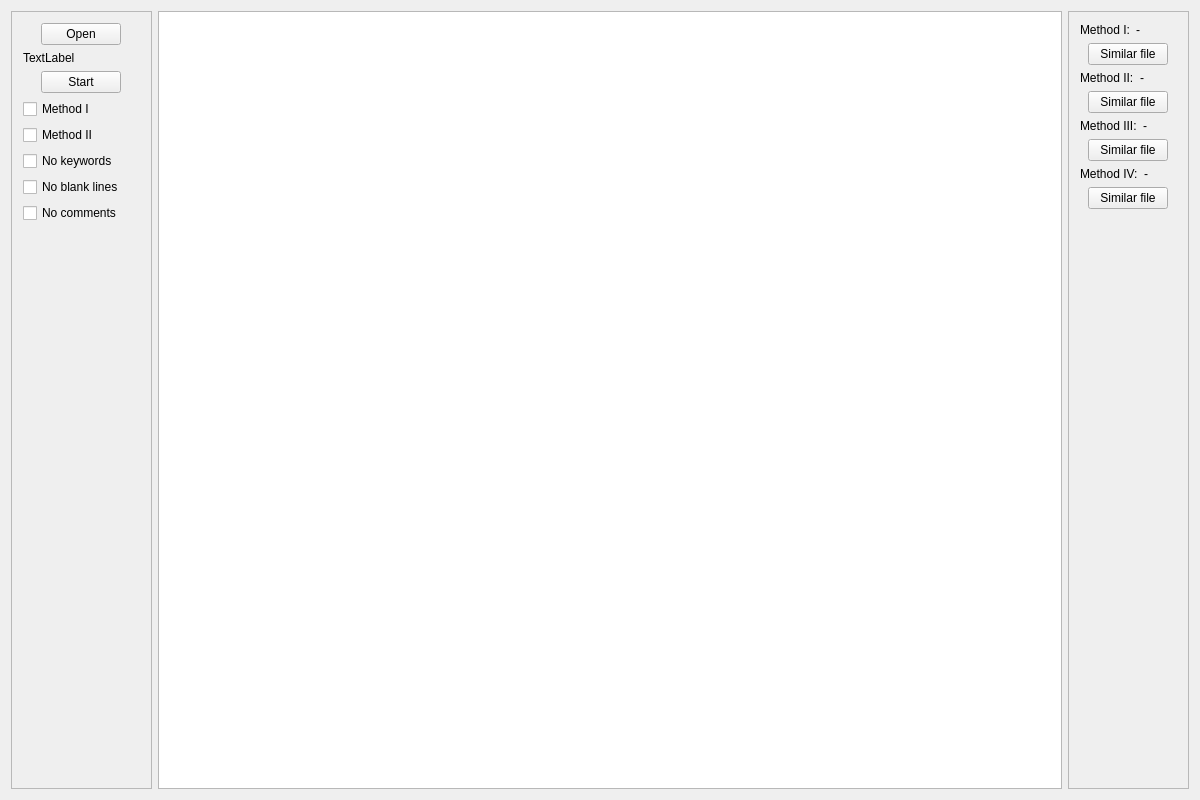
<?xml version="1.0" encoding="UTF-8"?>
<ui version="4.0">
 <class>MainWindow</class>
 <widget class="QMainWindow" name="MainWindow">
  <property name="geometry">
   <rect>
    <x>0</x>
    <y>0</y>
    <width>1200</width>
    <height>800</height>
   </rect>
  </property>
  <property name="windowTitle">
   <string>MainWindow</string>
  </property>
  <widget class="QWidget" name="centralWidget">
   <layout class="QGridLayout" name="gridLayout">
    <item row="0" column="0">
     <widget class="QFrame" name="frame">
      <property name="maximumSize">
       <size>
        <width>141</width>
        <height>16777215</height>
       </size>
      </property>
      <property name="frameShape">
       <enum>QFrame::StyledPanel</enum>
      </property>
      <property name="frameShadow">
       <enum>QFrame::Raised</enum>
      </property>
      <layout class="QVBoxLayout" name="verticalLayout_5">
       <item>
        <layout class="QVBoxLayout" name="verticalLayout_3">
         <item>
          <layout class="QVBoxLayout" name="verticalLayout_2">
           <item>
            <layout class="QHBoxLayout" name="horizontalLayout">
             <item>
              <spacer name="horizontalSpacer">
               <property name="orientation">
                <enum>Qt::Horizontal</enum>
               </property>
               <property name="sizeHint" stdset="0">
                <size>
                 <width>40</width>
                 <height>20</height>
                </size>
               </property>
              </spacer>
             </item>
             <item>
              <widget class="QPushButton" name="pbOpen">
               <property name="text">
                <string>Open</string>
               </property>
              </widget>
             </item>
             <item>
              <spacer name="horizontalSpacer_3">
               <property name="orientation">
                <enum>Qt::Horizontal</enum>
               </property>
               <property name="sizeHint" stdset="0">
                <size>
                 <width>40</width>
                 <height>20</height>
                </size>
               </property>
              </spacer>
             </item>
            </layout>
           </item>
           <item>
            <widget class="QLabel" name="leLabel">
             <property name="text">
              <string>TextLabel</string>
             </property>
            </widget>
           </item>
           <item>
            <layout class="QHBoxLayout" name="horizontalLayout_2">
             <item>
              <spacer name="horizontalSpacer_4">
               <property name="orientation">
                <enum>Qt::Horizontal</enum>
               </property>
               <property name="sizeHint" stdset="0">
                <size>
                 <width>40</width>
                 <height>20</height>
                </size>
               </property>
              </spacer>
             </item>
             <item>
              <widget class="QPushButton" name="pbStart">
               <property name="text">
                <string>Start</string>
               </property>
              </widget>
             </item>
             <item>
              <spacer name="horizontalSpacer_2">
               <property name="orientation">
                <enum>Qt::Horizontal</enum>
               </property>
               <property name="sizeHint" stdset="0">
                <size>
                 <width>40</width>
                 <height>20</height>
                </size>
               </property>
              </spacer>
             </item>
            </layout>
           </item>
           <item>
            <layout class="QVBoxLayout" name="verticalLayout">
             <item>
              <widget class="QCheckBox" name="cbBox1">
               <property name="text">
                <string>Method I</string>
               </property>
              </widget>
             </item>
             <item>
              <widget class="QCheckBox" name="cbBox2">
               <property name="text">
                <string>Method II</string>
               </property>
              </widget>
             </item>
             <item>
              <widget class="QCheckBox" name="cbBox3">
               <property name="text">
                <string>No keywords</string>
               </property>
              </widget>
             </item>
             <item>
              <widget class="QCheckBox" name="cbBox4">
               <property name="text">
                <string>No blank lines</string>
               </property>
              </widget>
             </item>
             <item>
              <widget class="QCheckBox" name="cbBox5">
               <property name="text">
                <string>No comments</string>
               </property>
              </widget>
             </item>
            </layout>
           </item>
          </layout>
         </item>
         <item>
          <spacer name="verticalSpacer">
           <property name="orientation">
            <enum>Qt::Vertical</enum>
           </property>
           <property name="sizeHint" stdset="0">
            <size>
             <width>20</width>
             <height>228</height>
            </size>
           </property>
          </spacer>
         </item>
        </layout>
       </item>
      </layout>
     </widget>
    </item>
    <item row="0" column="1">
     <widget class="QTableWidget" name="taCompare">
      <property name="autoFillBackground">
       <bool>false</bool>
      </property>
     </widget>
    </item>
    <item row="0" column="2">
     <widget class="QFrame" name="frResult">
      <property name="maximumSize">
       <size>
        <width>121</width>
        <height>16777215</height>
       </size>
      </property>
      <property name="frameShape">
       <enum>QFrame::StyledPanel</enum>
      </property>
      <property name="frameShadow">
       <enum>QFrame::Raised</enum>
      </property>
      <layout class="QVBoxLayout" name="verticalLayout_4">
       <item>
        <layout class="QVBoxLayout" name="layM1">
         <item>
          <layout class="QHBoxLayout" name="horizontalLayout_3">
           <item>
            <widget class="QLabel" name="label">
             <property name="text">
              <string>Method I:</string>
             </property>
            </widget>
           </item>
           <item>
            <widget class="QLabel" name="laM1">
             <property name="text">
              <string>-</string>
             </property>
            </widget>
           </item>
          </layout>
         </item>
         <item>
          <layout class="QHBoxLayout" name="horizontalLayout_7">
           <item>
            <spacer name="horizontalSpacer_5">
             <property name="orientation">
              <enum>Qt::Horizontal</enum>
             </property>
             <property name="sizeHint" stdset="0">
              <size>
               <width>40</width>
               <height>20</height>
              </size>
             </property>
            </spacer>
           </item>
           <item>
            <widget class="QPushButton" name="pbFileM1">
             <property name="text">
              <string>Similar file</string>
             </property>
            </widget>
           </item>
           <item>
            <spacer name="horizontalSpacer_6">
             <property name="orientation">
              <enum>Qt::Horizontal</enum>
             </property>
             <property name="sizeHint" stdset="0">
              <size>
               <width>40</width>
               <height>20</height>
              </size>
             </property>
            </spacer>
           </item>
          </layout>
         </item>
        </layout>
       </item>
       <item>
        <layout class="QVBoxLayout" name="layM2">
         <item>
          <layout class="QHBoxLayout" name="horizontalLayout_4">
           <item>
            <widget class="QLabel" name="label_2">
             <property name="text">
              <string>Method II:</string>
             </property>
            </widget>
           </item>
           <item>
            <widget class="QLabel" name="laM2">
             <property name="text">
              <string>-</string>
             </property>
            </widget>
           </item>
          </layout>
         </item>
         <item>
          <layout class="QHBoxLayout" name="horizontalLayout_8">
           <item>
            <spacer name="horizontalSpacer_7">
             <property name="orientation">
              <enum>Qt::Horizontal</enum>
             </property>
             <property name="sizeHint" stdset="0">
              <size>
               <width>40</width>
               <height>20</height>
              </size>
             </property>
            </spacer>
           </item>
           <item>
            <widget class="QPushButton" name="pbFileM2">
             <property name="text">
              <string>Similar file</string>
             </property>
            </widget>
           </item>
           <item>
            <spacer name="horizontalSpacer_8">
             <property name="orientation">
              <enum>Qt::Horizontal</enum>
             </property>
             <property name="sizeHint" stdset="0">
              <size>
               <width>40</width>
               <height>20</height>
              </size>
             </property>
            </spacer>
           </item>
          </layout>
         </item>
        </layout>
       </item>
       <item>
        <layout class="QVBoxLayout" name="layM3">
         <item>
          <layout class="QHBoxLayout" name="horizontalLayout_5">
           <item>
            <widget class="QLabel" name="label_3">
             <property name="text">
              <string>Method III:</string>
             </property>
            </widget>
           </item>
           <item>
            <widget class="QLabel" name="laM3">
             <property name="text">
              <string>-</string>
             </property>
            </widget>
           </item>
          </layout>
         </item>
         <item>
          <layout class="QHBoxLayout" name="horizontalLayout_9">
           <item>
            <spacer name="horizontalSpacer_9">
             <property name="orientation">
              <enum>Qt::Horizontal</enum>
             </property>
             <property name="sizeHint" stdset="0">
              <size>
               <width>40</width>
               <height>20</height>
              </size>
             </property>
            </spacer>
           </item>
           <item>
            <widget class="QPushButton" name="pbFileM3">
             <property name="text">
              <string>Similar file</string>
             </property>
            </widget>
           </item>
           <item>
            <spacer name="horizontalSpacer_10">
             <property name="orientation">
              <enum>Qt::Horizontal</enum>
             </property>
             <property name="sizeHint" stdset="0">
              <size>
               <width>40</width>
               <height>20</height>
              </size>
             </property>
            </spacer>
           </item>
          </layout>
         </item>
        </layout>
       </item>
       <item>
        <layout class="QVBoxLayout" name="layM4">
         <item>
          <layout class="QHBoxLayout" name="horizontalLayout_6">
           <item>
            <widget class="QLabel" name="label_4">
             <property name="text">
              <string>Method IV:</string>
             </property>
            </widget>
           </item>
           <item>
            <widget class="QLabel" name="laM4">
             <property name="text">
              <string>-</string>
             </property>
            </widget>
           </item>
          </layout>
         </item>
         <item>
          <layout class="QHBoxLayout" name="horizontalLayout_10">
           <item>
            <spacer name="horizontalSpacer_11">
             <property name="orientation">
              <enum>Qt::Horizontal</enum>
             </property>
             <property name="sizeHint" stdset="0">
              <size>
               <width>40</width>
               <height>20</height>
              </size>
             </property>
            </spacer>
           </item>
           <item>
            <widget class="QPushButton" name="pbFileM4">
             <property name="text">
              <string>Similar file</string>
             </property>
            </widget>
           </item>
           <item>
            <spacer name="horizontalSpacer_12">
             <property name="orientation">
              <enum>Qt::Horizontal</enum>
             </property>
             <property name="sizeHint" stdset="0">
              <size>
               <width>40</width>
               <height>20</height>
              </size>
             </property>
            </spacer>
           </item>
          </layout>
         </item>
        </layout>
       </item>
       <item>
        <spacer name="verticalSpacer_2">
         <property name="orientation">
          <enum>Qt::Vertical</enum>
         </property>
         <property name="sizeHint" stdset="0">
          <size>
           <width>20</width>
           <height>40</height>
          </size>
         </property>
        </spacer>
       </item>
      </layout>
     </widget>
    </item>
   </layout>
  </widget>
 </widget>
 <layoutdefault spacing="6" margin="11"/>
 <resources/>
 <connections/>
</ui>
